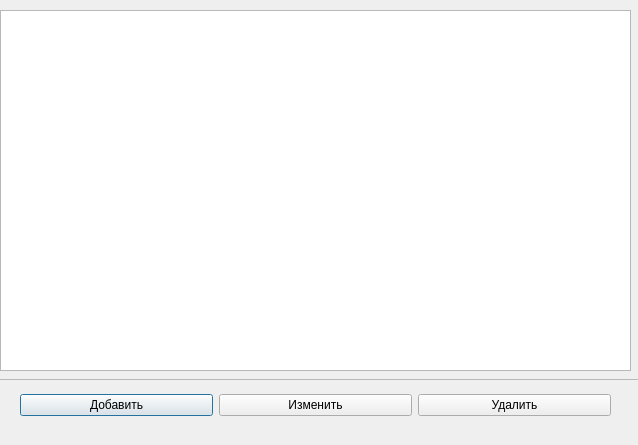
<?xml version="1.0" encoding="UTF-8"?>
<ui version="4.0">
 <class>Dialog</class>
 <widget class="QDialog" name="Dialog">
  <property name="geometry">
   <rect>
    <x>0</x>
    <y>0</y>
    <width>638</width>
    <height>445</height>
   </rect>
  </property>
  <property name="windowTitle">
   <string>Dialog</string>
  </property>
  <widget class="QScrollArea" name="scroll_order">
   <property name="geometry">
    <rect>
     <x>-1</x>
     <y>-1</y>
     <width>641</width>
     <height>381</height>
    </rect>
   </property>
   <property name="widgetResizable">
    <bool>true</bool>
   </property>
   <widget class="QWidget" name="orders_cont">
    <property name="geometry">
     <rect>
      <x>0</x>
      <y>0</y>
      <width>639</width>
      <height>379</height>
     </rect>
    </property>
    <widget class="QListView" name="orders_list">
     <property name="geometry">
      <rect>
       <x>0</x>
       <y>10</y>
       <width>631</width>
       <height>361</height>
      </rect>
     </property>
    </widget>
   </widget>
  </widget>
  <widget class="QWidget" name="">
   <property name="geometry">
    <rect>
     <x>20</x>
     <y>380</y>
     <width>591</width>
     <height>51</height>
    </rect>
   </property>
   <layout class="QHBoxLayout" name="horizontalLayout">
    <item>
     <widget class="QPushButton" name="btn_add_order">
      <property name="text">
       <string>Добавить</string>
      </property>
     </widget>
    </item>
    <item>
     <widget class="QPushButton" name="btn_edit_order">
      <property name="text">
       <string>Изменить</string>
      </property>
     </widget>
    </item>
    <item>
     <widget class="QPushButton" name="btn_del_order">
      <property name="text">
       <string>Удалить</string>
      </property>
     </widget>
    </item>
   </layout>
  </widget>
 </widget>
 <resources/>
 <connections/>
</ui>
